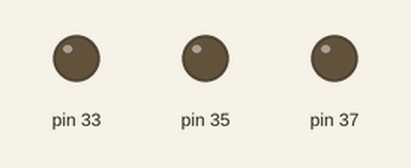
Recording of a program running on a simulated Raspberry Pi (header pin numbers). Parts: output pins drawn as LEDs (lit = HIGH).

Above: at 0.05 s.
At 0.5 s:
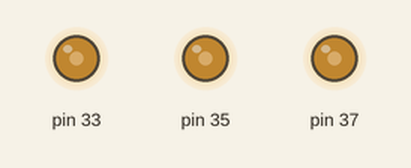
At 0.95 s:
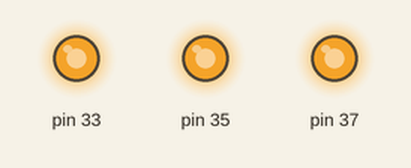
At 1.4 s:
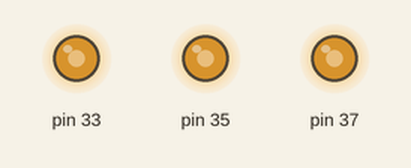
At 1.85 s:
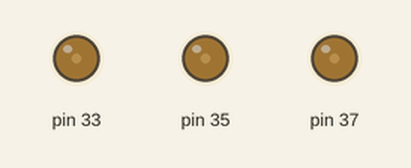
Timing chart, 0 to 4.6 s (numbered marks = the images above):
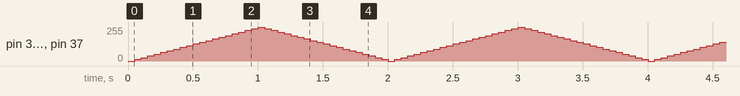

The program:

rgb_led.py
```python
import RPi.GPIO as GPIO
import time

#variables
colors = [] #[red, green, blue]

#functions
def set_RGB(R, G, B, delay):
    colors[0].ChangeDutyCycle(R)
    colors[1].ChangeDutyCycle(G)
    colors[2].ChangeDutyCycle(B)
    time.sleep(delay)

def get_new_color(pin, frequency):
    GPIO.setup(pin, GPIO.OUT)
    return GPIO.PWM(pin, frequency)

def start_colors():
    for color in colors:
        color.start(0)

def stop_colors():
    for color in colors:
        color.stop(0)

#execution
GPIO.setmode(GPIO.BOARD)
colors.append(get_new_color(33, 100))
colors.append(get_new_color(35, 100))
colors.append(get_new_color(37, 100))
start_colors()
try:
    while True:
        for i in range(0, 100, 5):
            set_RGB(i, i, i, 0.05)
        for i in range(100, 0, -5):
            set_RGB(i, i, i, 0.05)
except KeyboardInterrupt:
    pass
stop_colors()
GPIO.cleanup()
```
